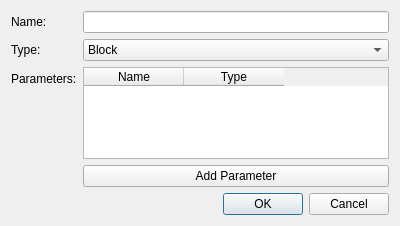
<?xml version="1.0" encoding="UTF-8"?>
<ui version="4.0">
 <class>ScratchNewFunctionDialog</class>
 <widget class="QDialog" name="ScratchNewFunctionDialog">
  <property name="geometry">
   <rect>
    <x>0</x>
    <y>0</y>
    <width>400</width>
    <height>226</height>
   </rect>
  </property>
  <property name="windowTitle">
   <string>New Function</string>
  </property>
  <layout class="QFormLayout" name="formLayout">
   <item row="0" column="0">
    <widget class="QLabel" name="label">
     <property name="text">
      <string>Name:</string>
     </property>
    </widget>
   </item>
   <item row="0" column="1">
    <widget class="QLineEdit" name="name"/>
   </item>
   <item row="5" column="0" colspan="2">
    <widget class="QDialogButtonBox" name="buttonBox">
     <property name="orientation">
      <enum>Qt::Horizontal</enum>
     </property>
     <property name="standardButtons">
      <set>QDialogButtonBox::Cancel|QDialogButtonBox::Ok</set>
     </property>
    </widget>
   </item>
   <item row="2" column="0">
    <widget class="QLabel" name="label_2">
     <property name="text">
      <string>Parameters:</string>
     </property>
    </widget>
   </item>
   <item row="2" column="1">
    <widget class="QTableWidget" name="parameters">
     <column>
      <property name="text">
       <string>Name</string>
      </property>
     </column>
     <column>
      <property name="text">
       <string>Type</string>
      </property>
     </column>
    </widget>
   </item>
   <item row="3" column="1">
    <widget class="QPushButton" name="addParameterButton">
     <property name="text">
      <string>Add Parameter</string>
     </property>
    </widget>
   </item>
   <item row="1" column="1">
    <widget class="QComboBox" name="type">
     <item>
      <property name="text">
       <string>Block</string>
      </property>
     </item>
     <item>
      <property name="text">
       <string>Number</string>
      </property>
     </item>
     <item>
      <property name="text">
       <string>Condition</string>
      </property>
     </item>
    </widget>
   </item>
   <item row="1" column="0">
    <widget class="QLabel" name="label_3">
     <property name="text">
      <string>Type:</string>
     </property>
    </widget>
   </item>
  </layout>
 </widget>
 <resources/>
 <connections>
  <connection>
   <sender>buttonBox</sender>
   <signal>accepted()</signal>
   <receiver>ScratchNewFunctionDialog</receiver>
   <slot>accept()</slot>
   <hints>
    <hint type="sourcelabel">
     <x>248</x>
     <y>254</y>
    </hint>
    <hint type="destinationlabel">
     <x>157</x>
     <y>274</y>
    </hint>
   </hints>
  </connection>
  <connection>
   <sender>buttonBox</sender>
   <signal>rejected()</signal>
   <receiver>ScratchNewFunctionDialog</receiver>
   <slot>reject()</slot>
   <hints>
    <hint type="sourcelabel">
     <x>316</x>
     <y>260</y>
    </hint>
    <hint type="destinationlabel">
     <x>286</x>
     <y>274</y>
    </hint>
   </hints>
  </connection>
 </connections>
</ui>
